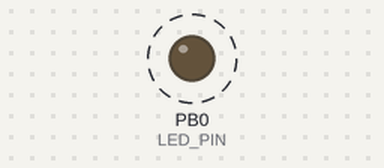
The sketch below on a simulated ATtiny85, built with avr-gcc and run on an emulated ATtiny85. Parts: output pins drawn as LEDs (lit = HIGH). Dashed ring = blinking.

Above: at 0.9 s.
Timing chart, 0 to 3.9 s (numbered marks = the images above):
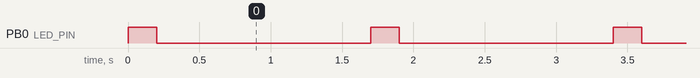

The sketch:

TydiriumStrobe.ino
```cpp
/*

  TydiriumStrobe
  Figuring out the navigation light strobe frequency of the Lambda-class shuttle "Tydirium" and
  building a freeform circuit sculpture to demonstrate the effects (running an ATtiny85 on 3V)

  For info and circuit diagrams see https://github.com/tardate/LittleArduinoProjects/tree/main/Kraft/TydiriumStrobe

 */

const int LED_PIN = 0;

/*
 * Command: one-time setup
 */
void setup() {
  pinMode(LED_PIN, OUTPUT);
}

/*
 * Command: main loop
 */
void loop() {
  digitalWrite(LED_PIN, HIGH);
  delay(200);
  digitalWrite(LED_PIN, LOW);
  delay(1500);
}
```

Measured:
- by itself, PB0 (LED_PIN): alternates HIGH for 0.20 s and LOW for 1.5 s
